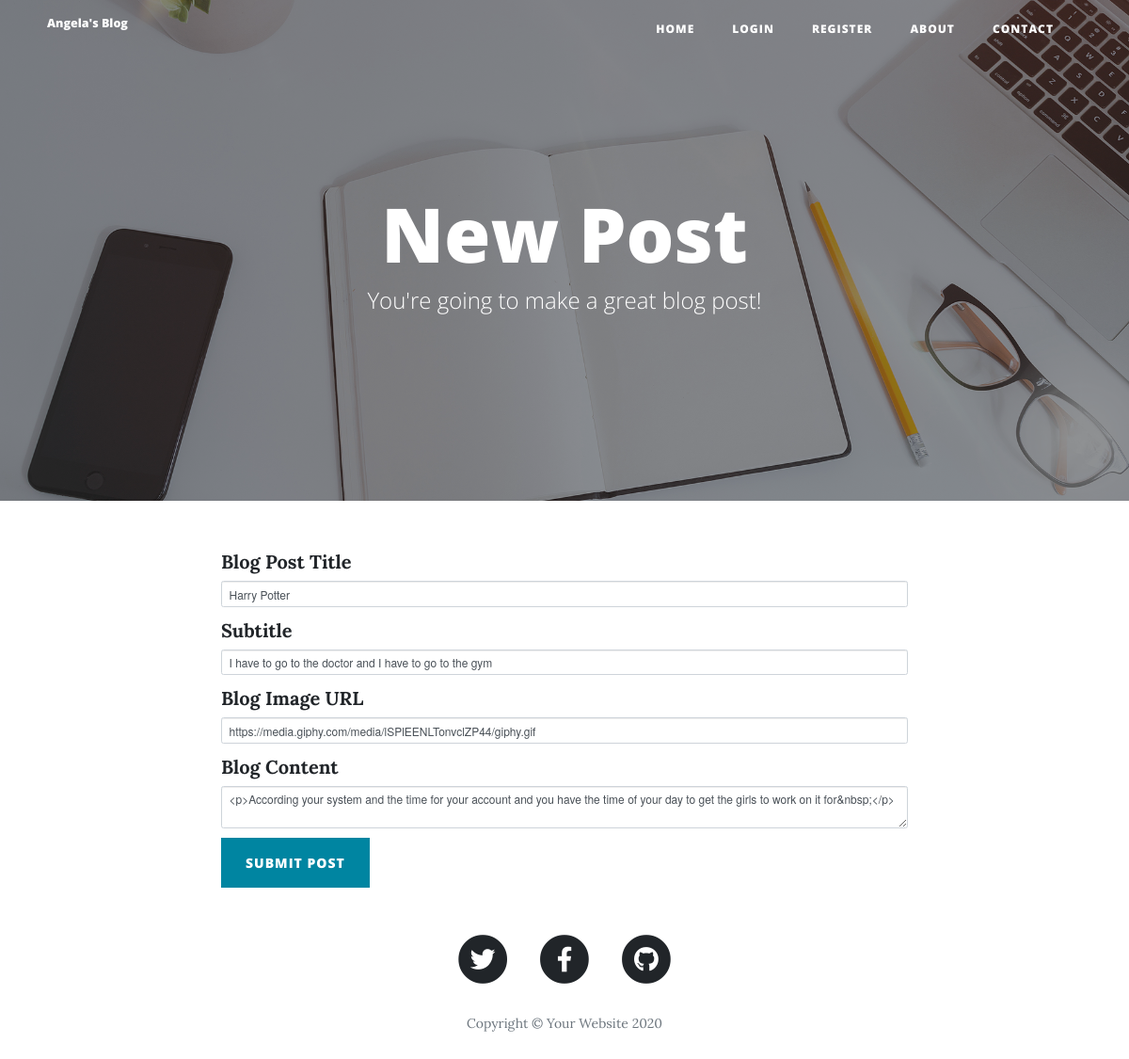
Page /edit-post/2 (signed in) on the committed database.
### main.py (models this page shows)
class BlogPost(db.Model):
    __tablename__ = "blog_posts"
    id = db.Column(db.Integer, primary_key=True)
    author = db.Column(db.String(250), nullable=False)
    title = db.Column(db.String(250), unique=True, nullable=False)
    subtitle = db.Column(db.String(250), nullable=False)
    date = db.Column(db.String(250), nullable=False)
    img_url = db.Column(db.Text, nullable=False)
    body = db.Column(db.Text, nullable=False)
    author_id = db.Column(db.Integer, db.ForeignKey('users.id'))
    author = relationship('User', back_populates='posts')

### main.py (the view, shortened to what this page needs)
@app.route("/edit-post/<int:post_id>", methods=['GET', 'POST'])
@admin_only
def edit_post(post_id):
    post = BlogPost.query.get(post_id)
    edit_form = CreatePostForm(
        title=post.title,
        subtitle=post.subtitle,
        img_url=post.img_url,
        author=post.author,
        body=post.body
    )
    return render_template("make-post.html", form=edit_form)

### forms.py
class CreatePostForm(FlaskForm):
    title = StringField("Blog Post Title", validators=[DataRequired()])
    subtitle = StringField("Subtitle", validators=[DataRequired()])
    img_url = StringField("Blog Image URL", validators=[DataRequired(), URL()])
    body = CKEditorField("Blog Content", validators=[DataRequired()])
    submit = SubmitField("Submit Post")

### main.py (called while the page is built)
@login_manager.user_loader
def load_user(user_id):
    return User.query.get(int(user_id))

def admin_only(f):
    @wraps(f)
    def wrapper_function(*args, **kwargs):
        if current_user.is_authenticated:
            if current_user.id == 1:
                return f(*args, **kwargs)
            else:
                return abort(403)
        else:
            return abort(403)
    return wrapper_function

### templates/make-post.html (shortened to what this page needs)
{% extends 'bootstrap/base.html' %}
{% import "bootstrap/wtf.html" as wtf %}
{% block content %}
{% include "header.html" %}
  <header class="masthead" style="background-image: url('{{ url_for('static', filename='img/edit-bg.jpg')}}')">
    <div class="overlay"></div>
    <div class="container">
      <div class="row">
        <div class="col-lg-8 col-md-10 mx-auto">
          <div class="page-heading">
            {% if is_edit: %}
            <h1>Edit Post</h1>
            {% else: %}
            <h1>New Post</h1>
            {% endif %}
            <span class="subheading">You're going to make a great blog post!</span>
          </div>
        </div>
      </div>
    </div>
  </header>
  <div class="container">
    <div class="row">
      <div class="col-lg-8 col-md-10 mx-auto">
        {{ wtf.quick_form(form, novalidate=True, button_map={"submit": "primary"}) }}
      </div>
    </div>
  </div>
{% include "footer.html" %}
{% endblock %}

### templates/header.html (shortened to what this page needs)
<!DOCTYPE html>
<html lang="en">
<head>
  <link href="{{ url_for('static', filename='vendor/bootstrap/css/bootstrap.min.css') }}" rel="stylesheet">
  <link href="{{ url_for('static', filename='vendor/fontawesome-free/css/all.min.css')}}" rel="stylesheet" type="text/css">
  <link href="{{ url_for('static', filename='css/clean-blog.min.css')}}" rel="stylesheet">
</head>
<body>
  <nav class="navbar navbar-expand-lg navbar-light fixed-top" id="mainNav">
    <div class="container">
      <a class="navbar-brand" href="{{url_for('get_all_posts')}}">Angela's Blog</a>
      <div class="collapse navbar-collapse" id="navbarResponsive">
        <ul class="navbar-nav ml-auto">
          <li class="nav-item">
            <a class="nav-link" href="{{ url_for('get_all_posts') }}">Home</a>
          </li>
        {% if not logged_in %}
          <li class="nav-item">
            <a class="nav-link" href="{{ url_for('login') }}">Login</a>
          </li>
          <li class="nav-item">
            <a class="nav-link" href="{{ url_for('register') }}">Register</a>
          </li>
      {% else %}
          <li class="nav-item">
            <a class="nav-link" href="{{ url_for('logout') }}">Log Out</a>
          </li>
      {% endif %}
          <li class="nav-item">
            <a class="nav-link" href="{{ url_for('about') }}">About</a>
          </li>
          <li class="nav-item">
            <a class="nav-link" href="{{ url_for('contact') }}">Contact</a>
          </li>
        </ul>
      </div>
    </div>
  </nav>

### templates/footer.html (shortened to what this page needs)
  <footer>
    <div class="container">
      <div class="row">
        <div class="col-lg-8 col-md-10 mx-auto">
          <ul class="list-inline text-center">
            <li class="list-inline-item">
              <a href="#">
                <span class="fa-stack fa-lg">
                  <i class="fas fa-circle fa-stack-2x"></i>
                  <i class="fab fa-twitter fa-stack-1x fa-inverse"></i>
                </span>
              </a>
            </li>
            <li class="list-inline-item">
              <a href="#">
                <span class="fa-stack fa-lg">
                  <i class="fas fa-circle fa-stack-2x"></i>
                  <i class="fab fa-facebook-f fa-stack-1x fa-inverse"></i>
                </span>
              </a>
            </li>
            <li class="list-inline-item">
              <a href="#">
                <span class="fa-stack fa-lg">
                  <i class="fas fa-circle fa-stack-2x"></i>
                  <i class="fab fa-github fa-stack-1x fa-inverse"></i>
                </span>
              </a>
            </li>
          </ul>
          <p class="copyright text-muted">Copyright &copy; Your Website 2020</p>
        </div>
      </div>
    </div>
  </footer>
</body>
</html>

### rows in the picture
BlogPost: title "Harry Potter", subtitle "I have to go to the doctor and I have to go to the gym", img_url "https://media.giphy.com/media/lSPlEENLTonvclZP44/giphy.gif", body "<p>According your system and the time for your account and you have the time of your day to get the girls to work on it for&nbsp;</p>"
